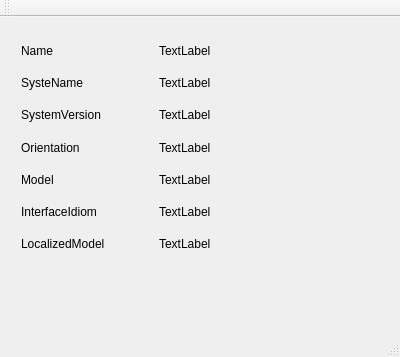
<?xml version="1.0" encoding="UTF-8"?>
<ui version="4.0">
 <class>MainWindow</class>
 <widget class="QMainWindow" name="MainWindow">
  <property name="geometry">
   <rect>
    <x>0</x>
    <y>0</y>
    <width>400</width>
    <height>357</height>
   </rect>
  </property>
  <property name="windowTitle">
   <string>MainWindow</string>
  </property>
  <widget class="QWidget" name="centralWidget">
   <widget class="QWidget" name="">
    <property name="geometry">
     <rect>
      <x>10</x>
      <y>10</y>
      <width>291</width>
      <height>241</height>
     </rect>
    </property>
    <layout class="QVBoxLayout" name="centralLayout">
     <item>
      <layout class="QHBoxLayout" name="horizontalLayout">
       <item>
        <widget class="QLabel" name="label">
         <property name="text">
          <string>Name</string>
         </property>
        </widget>
       </item>
       <item>
        <widget class="QLabel" name="nameLabel">
         <property name="text">
          <string>TextLabel</string>
         </property>
        </widget>
       </item>
      </layout>
     </item>
     <item>
      <layout class="QHBoxLayout" name="horizontalLayout_2">
       <item>
        <widget class="QLabel" name="label_3">
         <property name="text">
          <string>SysteName</string>
         </property>
        </widget>
       </item>
       <item>
        <widget class="QLabel" name="systemNameLabel">
         <property name="text">
          <string>TextLabel</string>
         </property>
        </widget>
       </item>
      </layout>
     </item>
     <item>
      <layout class="QHBoxLayout" name="horizontalLayout_3">
       <item>
        <widget class="QLabel" name="label_5">
         <property name="text">
          <string>SystemVersion</string>
         </property>
        </widget>
       </item>
       <item>
        <widget class="QLabel" name="systemVersionLabel">
         <property name="text">
          <string>TextLabel</string>
         </property>
        </widget>
       </item>
      </layout>
     </item>
     <item>
      <layout class="QHBoxLayout" name="horizontalLayout_7">
       <item>
        <widget class="QLabel" name="label_13">
         <property name="text">
          <string>Orientation</string>
         </property>
        </widget>
       </item>
       <item>
        <widget class="QLabel" name="orientationLabel">
         <property name="text">
          <string>TextLabel</string>
         </property>
        </widget>
       </item>
      </layout>
     </item>
     <item>
      <layout class="QHBoxLayout" name="horizontalLayout_4">
       <item>
        <widget class="QLabel" name="label_7">
         <property name="text">
          <string>Model</string>
         </property>
        </widget>
       </item>
       <item>
        <widget class="QLabel" name="modelLabel">
         <property name="text">
          <string>TextLabel</string>
         </property>
        </widget>
       </item>
      </layout>
     </item>
     <item>
      <layout class="QHBoxLayout" name="horizontalLayout_6">
       <item>
        <widget class="QLabel" name="label_11">
         <property name="text">
          <string>InterfaceIdiom</string>
         </property>
        </widget>
       </item>
       <item>
        <widget class="QLabel" name="interfaceidiomLabel">
         <property name="text">
          <string>TextLabel</string>
         </property>
        </widget>
       </item>
      </layout>
     </item>
     <item>
      <layout class="QHBoxLayout" name="horizontalLayout_5">
       <item>
        <widget class="QLabel" name="label_9">
         <property name="text">
          <string>LocalizedModel</string>
         </property>
        </widget>
       </item>
       <item>
        <widget class="QLabel" name="localizedModelLabel">
         <property name="text">
          <string>TextLabel</string>
         </property>
        </widget>
       </item>
      </layout>
     </item>
    </layout>
   </widget>
   <zorder>label</zorder>
   <zorder>nameLabel</zorder>
   <zorder>layoutWidget</zorder>
   <zorder>layoutWidget_2</zorder>
   <zorder>layoutWidget_3</zorder>
   <zorder>label_3</zorder>
   <zorder>label_3</zorder>
   <zorder>layoutWidget_4</zorder>
   <zorder>layoutWidget_5</zorder>
   <zorder>layoutWidget_6</zorder>
  </widget>
  <widget class="QMenuBar" name="menuBar">
   <property name="geometry">
    <rect>
     <x>0</x>
     <y>0</y>
     <width>400</width>
     <height>22</height>
    </rect>
   </property>
  </widget>
  <widget class="QToolBar" name="mainToolBar">
   <attribute name="toolBarArea">
    <enum>TopToolBarArea</enum>
   </attribute>
   <attribute name="toolBarBreak">
    <bool>false</bool>
   </attribute>
  </widget>
  <widget class="QStatusBar" name="statusBar"/>
 </widget>
 <layoutdefault spacing="6" margin="11"/>
 <resources/>
 <connections/>
</ui>
